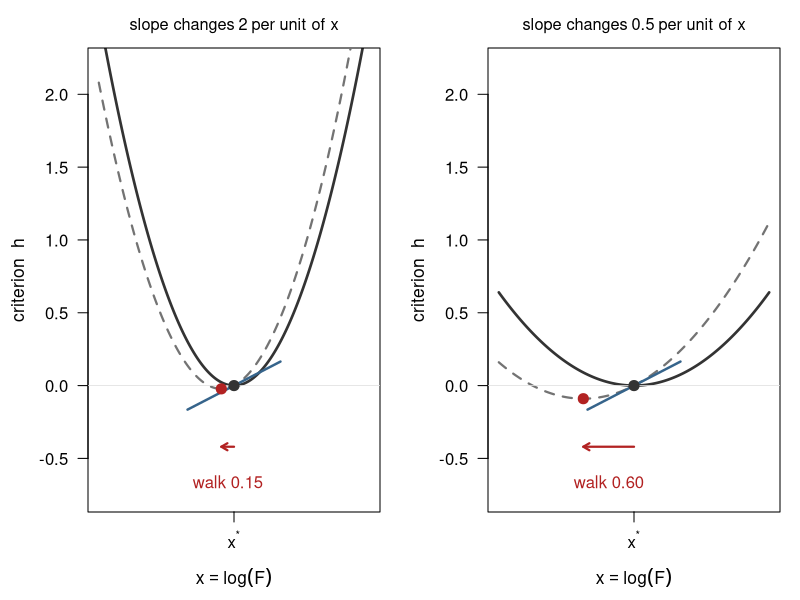

Here is the R script that generated this plot:
# Purpose: Render the sensitivity schematic in the reference point uncertainty section of vignettes/i_reference_points.Rmd
# Creator: Matthew LH. Cheng
#
# the criterion is a plain quadratic, so nothing here reads a data object or optimizes: data tier of _run_all.R

slope_gain <- 0.3   # slope left at the old solution after a parameter changes
shed_sharp <- 2.0   # slope shed per unit of x, sharply bending criterion
shed_flat <- 0.5    # slope shed per unit of x, flat criterion

# One panel: fitted criterion, the deformed criterion, the slope left behind at
# the old solution, and the walk to the new one.
draw_panel <- function(shed, gain) {

  x <- seq(-1.6, 1.6, length.out = 800)
  h_fit <- 0.5 * shed * x^2            # criterion at the estimates
  h_new <- 0.5 * shed * x^2 + gain * x # criterion after p_j changes
  walk <- -gain / shed                 # where the new solution sits

  plot(
    x,
    h_fit,
    type = "l",
    lwd = 2.6,
    col = "gray20",
    ylim = c(-0.75, 2.2),
    xlab = expression(x == log(F)),
    ylab = "criterion  h",
    xaxt = "n"
  )
  lines(x, h_new, lwd = 2.2, col = "gray45", lty = 2)
  abline(h = 0, col = "gray88", lwd = 0.8)

  # slope of the deformed criterion at the old solution
  x_tan <- seq(-0.55, 0.55, length.out = 2)
  lines(x_tan, gain * x_tan, lwd = 2.4, col = "steelblue4")

  points(0, 0, pch = 19, cex = 1.35, col = "gray20")
  points(walk, 0.5 * shed * walk^2 + gain * walk, pch = 19, cex = 1.35, col = "firebrick")

  arrows(0, -0.42, walk, -0.42, length = 0.07, code = 2, lwd = 2.2, col = "firebrick")
  text(walk / 2, -0.66, paste("walk", sprintf("%.2f", abs(walk))), col = "firebrick")
  axis(1, at = 0, labels = expression(x^"*"))
  mtext(bquote("slope changes" ~ .(shed) ~ "per unit of x"), side = 3, line = 0.5, cex = 0.98)

}

png("vignettes/figures/i_refpt_sensitivity.png", width = 2000, height = 900, res = 230)
par(mfrow = c(1, 2), mar = c(4.4, 4.4, 2.4, 1.0), las = 1, cex.lab = 1.05)
draw_panel(shed_sharp, slope_gain)
draw_panel(shed_flat, slope_gain)
dev.off()
